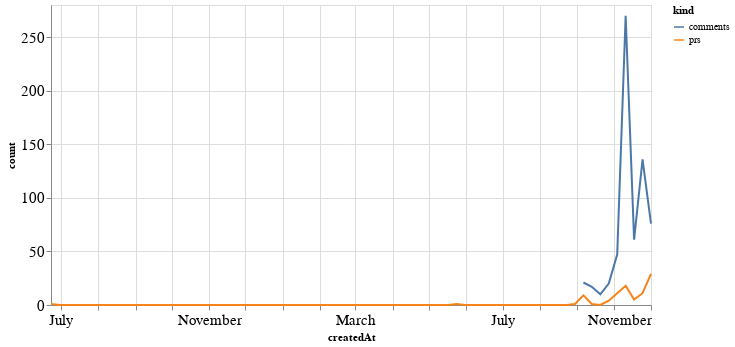

The code cell stored with this chart in its notebook:
### Code cell
alt.Chart(total_time, width=600).mark_line().encode(
    x='createdAt',
    y='count',
    color='kind'
)

### Figure 1 — Vega-Lite specification as saved in the notebook (floating-point values rounded to 4 significant figures; data arrays with more than 128 entries replaced by an {"elided": "..."} marker saying what was removed)
{"config": {"axisLeft": {"labelFontSize": 15}, "axisBottom": {"labelFontSize": 15}}, "data": {"name": "data-be7d6dec74ff0e5006a918dbc7d1ef01"}, "mark": "line", "encoding": {"color": {"type": "nominal", "field": "kind"}, "x": {"type": "temporal", "field": "createdAt"}, "y": {"type": "quantitative", "field": "count"}}, "width": 600, "$schema": "https://vega.github.io/schema/vega-lite/v4.8.1.json", "datasets": {"data-be7d6dec74ff0e5006a918dbc7d1ef01": {"elided": "144 records"}}}
